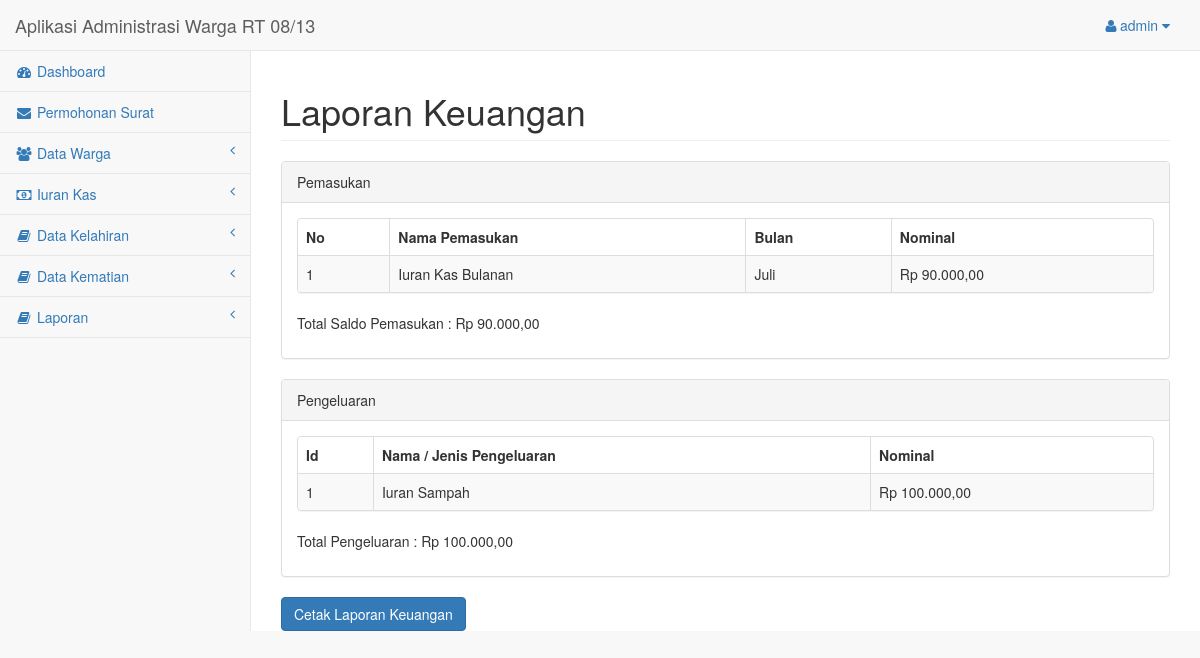
/halaman_admin/laporan-keuangan.php (signed in), run on the app's committed database.
### tables this page shows
CREATE TABLE `tabel_pemasukan` (
  `invoice_iuran` varchar(10) NOT NULL,
  `no_kk` varchar(30) NOT NULL,
  `nominal` int(50) NOT NULL,
  `bulan` varchar(20) NOT NULL,
  `tgl_bayar` varchar(30) NOT NULL,
  `jenis` text NOT NULL
);

CREATE TABLE `tabel_pengeluaran` (
  `id_pengeluaran` int(10) NOT NULL,
  `nama_pengeluaran` varchar(50) NOT NULL,
  `nominal` int(30) NOT NULL,
  `nik` varchar(30) NOT NULL,
  `keterangan` text NOT NULL,
  `tgl_input` varchar(30) NOT NULL
);

### halaman_admin/function.php (called while the page is built, shortened)
<?php
function rupiah($nominal){
	$hasil = number_format($nominal,2,',','.');
	return $hasil;
}
?>

### halaman_admin/laporan-keuangan.php (the view, shortened to what this page needs)
<?php
include("layout-header.php");
include("function.php");
?>
<div id="page-wrapper">
	<div class="row">
		<div class="col-lg-12">
			<h1 class="page-header">Laporan Keuangan</h1>
		</div>
	</div>
	<div class="row">
		<div class="col-lg-12">
			<div class="panel panel-default">
				<div class="panel-heading">
					Pemasukan
				</div>
				<div class="panel-body">
					<div class="row">
						<div class="col-lg-12">
							<div class="panel panel-default">
								<div class="table-responsive">
									<table class="table table-striped table-bordered table-hover">
										<?php
										$sql = "SELECT * FROM tabel_pemasukan WHERE jenis != 'Iuran Kas Bulanan'";
$sql2 = mysqli_query($koneksi, "SELECT * FROM tabel_pemasukan WHERE jenis = 'Iuran Kas Bulanan'");
while($saldo = mysqli_fetch_array($sql2)){
	$total_saldo[] = $saldo['nominal'];
	$total_saldo_iuran = array_sum($total_saldo);
	$bulan = $saldo['bulan'];
}
										$query = mysqli_query($koneksi, $sql);
										if (mysqli_num_rows($query) < 1) {
											echo "Tidak Ada Data";
										} else {
											echo "<thead>";
											echo "<tr>";
											echo "<th>No</th>";
											echo "<th>Nama Pemasukan</th>";
											echo "<th>Bulan</th>";
											echo "<th>Nominal</th>";
											echo "</tr>";
											echo "</thead>";
										}
										 while ($row = mysqli_fetch_array($query)) {
										 	echo "<tbody>";
										echo "<tr>";
										echo "<td>1</td>";
										echo "<td>Iuran Kas Bulanan</td>";
										echo "<td>".$bulan."</td>";
										echo "<td>Rp ".rupiah($total_saldo_iuran)."</td>";
										echo "</tr>";
										 }
										?>
									</table>
								</div>
							</div>
							<p>Total Saldo Pemasukan : <?php echo "Rp ".rupiah($total_saldo_iuran);  ?></p>
						</div>
					</div>
				</div>
			</div>
		</div>
	</div>
	<div class="row">
		<div class="col-lg-12">
			<div class="panel panel-default">
				<div class="panel-heading">
					Pengeluaran
				</div>
				<div class="panel-body">
					<div class="row">
						<div class="col-lg-12">
							<div class="panel panel-default">
								<div class="table-responsive">
									<table class="table table-striped table-bordered table-hover">
										<?php
										$sql1 = "SELECT * FROM tabel_pengeluaran";
										$query1 = mysqli_query($koneksi, $sql1);
										if (mysqli_num_rows($query1) < 1) {
											echo "Tidak Ada Data";
										} else {
											echo "<thead>";
											echo "<tr>";
											echo "<th>Id</th>";
											echo "<th>Nama / Jenis Pengeluaran</th>";
											echo "<th>Nominal</th>";
											echo "</tr>";
											echo "</thead>";
										}
										$no = 1;
										while ($row1 = mysqli_fetch_array($query1)){
											$pengeluaran[] = $row1['nominal'];
											$total_pengeluaran = array_sum($pengeluaran);
											echo "<tbody>";
											echo "<tr>";
											echo "<td>".$no++."</td>";
											echo "<td>".$row1['nama_pengeluaran']."</td>";
											echo "<td>Rp ".rupiah($row1['nominal'])."</td>";
											echo "</tr>";
											echo "</tbody>";
										}
										?>
									</table>
								</div>
							</div>
							<p>Total Pengeluaran : <?php echo "Rp ".rupiah($total_pengeluaran);  ?></p>
						</div>
					</div>
				</div>
			</div>
		</div>
	</div>
	<div class="row">
		<div class="col-lg-12">
			<a href="cetak-lapkeuangan.php" target="_blank"><button class="btn btn-primary">Cetak Laporan Keuangan</button></a>
		</div>
	</div>
</div>
</div>
<?php include("layout-footer.php"); ?>

### data on the page
tabel_pemasukan: bulan "Juli"
tabel_pengeluaran: nama_pengeluaran "Iuran Sampah", nominal "100.000,00"

### other printed values
$_SESSION['username'] "admin"
rupiah($total_saldo_iuran) "90.000,00"
rupiah($total_pengeluaran) "100.000,00"
